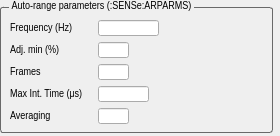
     <widget class="QWidget" name="widget_02_ar_params" native="true">
      <property name="geometry">
       <rect>
        <x>9</x>
        <y>118</y>
        <width>280</width>
        <height>136</height>
       </rect>
      </property>
      <widget class="QGroupBox" name="groupBox_ar_params">
       <property name="geometry">
        <rect>
         <x>0</x>
         <y>0</y>
         <width>273</width>
         <height>133</height>
        </rect>
       </property>
       <property name="font">
        <font>
         <family>Arial Narrow</family>
         <pointsize>8</pointsize>
        </font>
       </property>
       <property name="styleSheet">
        <string notr="true">QGroupBox {

    border: 1px solid gray;
    border-color: #696969;
    border-radius: 3px;
    margin-top: 7px;
}

QGroupBox::title {
    subcontrol-origin: margin;
    left: 9px;
    padding: 0px 1px 0px 1px;
}</string>
       </property>
       <property name="title">
        <string>Auto-range parameters (:SENSe:ARPARMS)</string>
       </property>
       <property name="alignment">
        <set>Qt::AlignLeading|Qt::AlignLeft|Qt::AlignVCenter</set>
       </property>
       <widget class="QWidget" name="gridLayoutWidget_3">
        <property name="geometry">
         <rect>
          <x>10</x>
          <y>14</y>
          <width>149</width>
          <height>121</height>
         </rect>
        </property>
        <layout class="QGridLayout" name="gridLayout_ar_params">
         <property name="topMargin">
          <number>0</number>
         </property>
         <property name="bottomMargin">
          <number>0</number>
         </property>
         <property name="spacing">
          <number>0</number>
         </property>
         <item row="0" column="0">
          <widget class="QLabel" name="label_ar_freq">
           <property name="minimumSize">
            <size>
             <width>0</width>
             <height>16</height>
            </size>
           </property>
           <property name="maximumSize">
            <size>
             <width>16777215</width>
             <height>16</height>
            </size>
           </property>
           <property name="font">
            <font>
             <family>Arial Narrow</family>
             <pointsize>8</pointsize>
            </font>
           </property>
           <property name="text">
            <string>Frequency (Hz)</string>
           </property>
          </widget>
         </item>
         <item row="3" column="0">
          <widget class="QLabel" name="label_ar_max_int_time">
           <property name="minimumSize">
            <size>
             <width>0</width>
             <height>16</height>
            </size>
           </property>
           <property name="maximumSize">
            <size>
             <width>16777215</width>
             <height>16</height>
            </size>
           </property>
           <property name="font">
            <font>
             <family>Arial Narrow</family>
             <pointsize>8</pointsize>
            </font>
           </property>
           <property name="text">
            <string>Max Int. Time (μs)</string>
           </property>
          </widget>
         </item>
         <item row="1" column="0">
          <widget class="QLabel" name="label_ar_adjmin">
           <property name="minimumSize">
            <size>
             <width>0</width>
             <height>16</height>
            </size>
           </property>
           <property name="maximumSize">
            <size>
             <width>16777215</width>
             <height>16</height>
            </size>
           </property>
           <property name="font">
            <font>
             <family>Arial Narrow</family>
             <pointsize>8</pointsize>
            </font>
           </property>
           <property name="text">
            <string>Adj. min (%)</string>
           </property>
          </widget>
         </item>
         <item row="3" column="1">
          <widget class="QLineEdit" name="lineEdit_ar_max_int_time">
           <property name="minimumSize">
            <size>
             <width>51</width>
             <height>16</height>
            </size>
           </property>
           <property name="maximumSize">
            <size>
             <width>51</width>
             <height>16</height>
            </size>
           </property>
           <property name="font">
            <font>
             <family>Arial Narrow</family>
             <pointsize>8</pointsize>
            </font>
           </property>
           <property name="toolTip">
            <string>&lt;html&gt;&lt;head/&gt;&lt;body&gt;&lt;p&gt;&lt;span style=&quot; font-family:Arial Narrow; font-size:9pt; font-weight:600;&quot;&gt;1/freq - 1s&lt;/span&gt;&lt;/p&gt;&lt;/body&gt;&lt;/html&gt;</string>
           </property>
           <property name="alignment">
            <set>Qt::AlignLeading|Qt::AlignLeft|Qt::AlignVCenter</set>
           </property>
          </widget>
         </item>
         <item row="2" column="1">
          <widget class="QLineEdit" name="lineEdit_ar_frames">
           <property name="minimumSize">
            <size>
             <width>31</width>
             <height>16</height>
            </size>
           </property>
           <property name="maximumSize">
            <size>
             <width>31</width>
             <height>16</height>
            </size>
           </property>
           <property name="font">
            <font>
             <family>Arial Narrow</family>
             <pointsize>8</pointsize>
            </font>
           </property>
           <property name="toolTip">
            <string>&lt;html&gt;&lt;head/&gt;&lt;body&gt;&lt;p&gt;&lt;span style=&quot; font-family:Arial Narrow; font-size:9pt; font-weight:600;&quot;&gt;1 - 255&lt;/span&gt;&lt;/p&gt;&lt;/body&gt;&lt;/html&gt;</string>
           </property>
           <property name="alignment">
            <set>Qt::AlignLeading|Qt::AlignLeft|Qt::AlignVCenter</set>
           </property>
          </widget>
         </item>
         <item row="1" column="1">
          <widget class="QLineEdit" name="lineEdit_ar_adjmin">
           <property name="minimumSize">
            <size>
             <width>31</width>
             <height>16</height>
            </size>
           </property>
           <property name="maximumSize">
            <size>
             <width>31</width>
             <height>16</height>
            </size>
           </property>
           <property name="font">
            <font>
             <family>Arial Narrow</family>
             <pointsize>8</pointsize>
            </font>
           </property>
           <property name="toolTip">
            <string>&lt;html&gt;&lt;head/&gt;&lt;body&gt;&lt;p&gt;&lt;span style=&quot; font-family:Arial Narrow; font-size:9pt; font-weight:600;&quot;&gt;1 - 30&lt;/span&gt;&lt;/p&gt;&lt;/body&gt;&lt;/html&gt;</string>
           </property>
           <property name="alignment">
            <set>Qt::AlignLeading|Qt::AlignLeft|Qt::AlignVCenter</set>
           </property>
          </widget>
         </item>
         <item row="4" column="0">
          <widget class="QLabel" name="label_ar_avg">
           <property name="minimumSize">
            <size>
             <width>0</width>
             <height>16</height>
            </size>
           </property>
           <property name="maximumSize">
            <size>
             <width>16777215</width>
             <height>16</height>
            </size>
           </property>
           <property name="font">
            <font>
             <family>Arial Narrow</family>
             <pointsize>8</pointsize>
            </font>
           </property>
           <property name="text">
            <string>Averaging</string>
           </property>
          </widget>
         </item>
         <item row="4" column="1">
          <widget class="QLineEdit" name="lineEdit_ar_avg">
           <property name="minimumSize">
            <size>
             <width>31</width>
             <height>16</height>
            </size>
           </property>
           <property name="maximumSize">
            <size>
             <width>31</width>
             <height>16</height>
            </size>
           </property>
           <property name="font">
            <font>
             <family>Arial Narrow</family>
             <pointsize>8</pointsize>
            </font>
           </property>
           <property name="toolTip">
            <string>&lt;html&gt;&lt;head/&gt;&lt;body&gt;&lt;p&gt;&lt;span style=&quot; font-family:Arial Narrow; font-size:9pt; font-weight:600;&quot;&gt;1 - 255&lt;/span&gt;&lt;/p&gt;&lt;/body&gt;&lt;/html&gt;</string>
           </property>
           <property name="alignment">
            <set>Qt::AlignLeading|Qt::AlignLeft|Qt::AlignVCenter</set>
           </property>
          </widget>
         </item>
         <item row="2" column="0">
          <widget class="QLabel" name="label_ar_frames">
           <property name="minimumSize">
            <size>
             <width>0</width>
             <height>16</height>
            </size>
           </property>
           <property name="maximumSize">
            <size>
             <width>16777215</width>
             <height>16</height>
            </size>
           </property>
           <property name="font">
            <font>
             <family>Arial Narrow</family>
             <pointsize>8</pointsize>
            </font>
           </property>
           <property name="text">
            <string>Frames</string>
           </property>
          </widget>
         </item>
         <item row="0" column="1">
          <widget class="QLineEdit" name="lineEdit_ar_freq">
           <property name="minimumSize">
            <size>
             <width>61</width>
             <height>16</height>
            </size>
           </property>
           <property name="maximumSize">
            <size>
             <width>61</width>
             <height>16</height>
            </size>
           </property>
           <property name="font">
            <font>
             <family>Arial Narrow</family>
             <pointsize>8</pointsize>
            </font>
           </property>
           <property name="toolTip">
            <string>&lt;html&gt;&lt;head/&gt;&lt;body&gt;&lt;p&gt;&lt;span style=&quot; font-family:Arial Narrow; font-size:9pt; font-weight:600;&quot;&gt;0 - 250.0&lt;/span&gt;&lt;/p&gt;&lt;/body&gt;&lt;/html&gt;</string>
           </property>
           <property name="alignment">
            <set>Qt::AlignLeading|Qt::AlignLeft|Qt::AlignVCenter</set>
           </property>
          </widget>
         </item>
        </layout>
       </widget>
      </widget>
     </widget>
